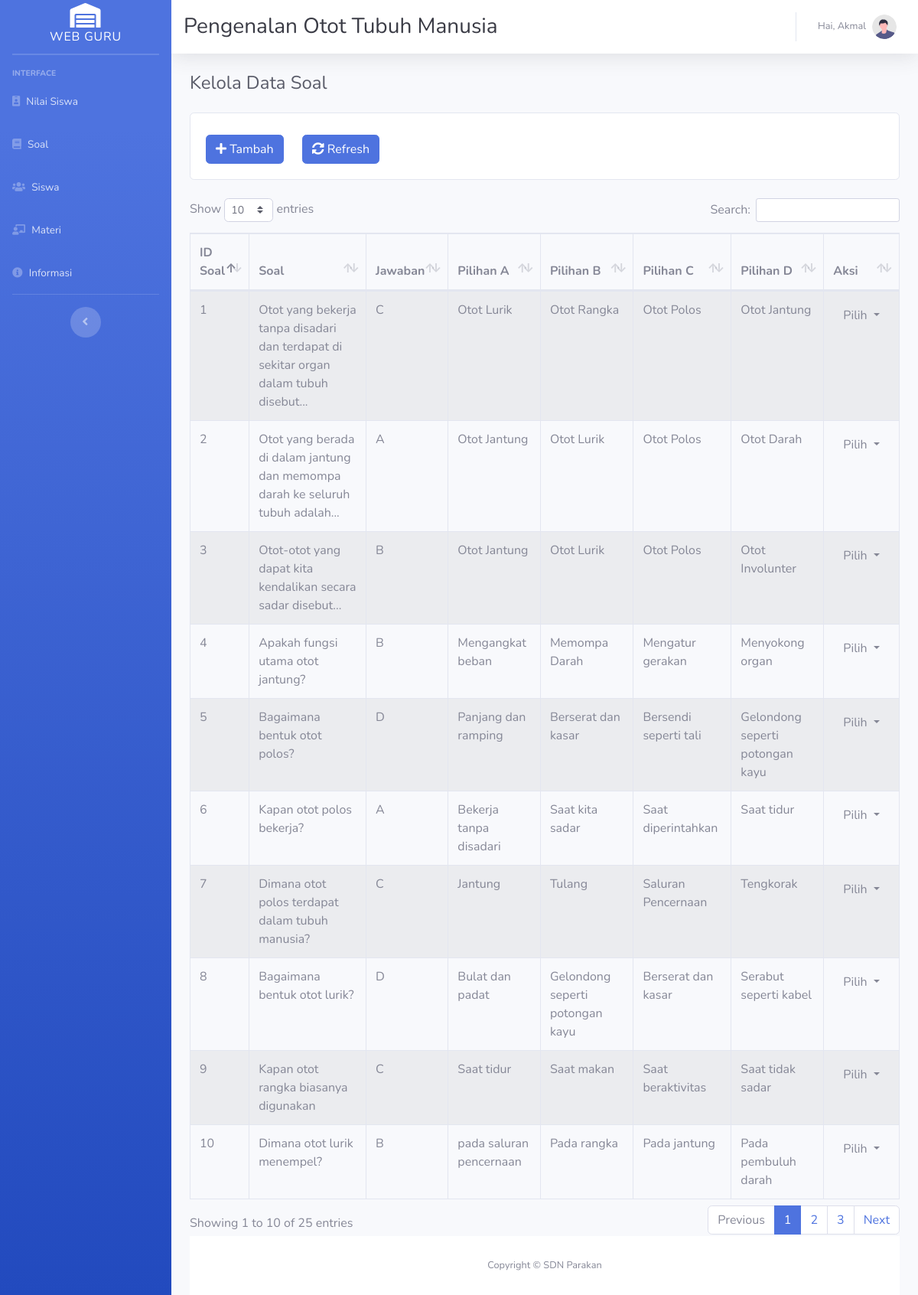
Page /pages/soal/index.php (signed in) on the committed database.
### tables this page shows
CREATE TABLE `soal` (
  `id_soal` int(11) NOT NULL,
  `nama_soal` varchar(255) DEFAULT NULL,
  `jawaban` varchar(1) DEFAULT NULL,
  `pilihan_a` varchar(255) DEFAULT NULL,
  `pilihan_b` varchar(255) DEFAULT NULL,
  `pilihan_c` varchar(255) DEFAULT NULL,
  `pilihan_d` varchar(255) DEFAULT NULL
);

### pages/soal/data-index.php (called while the page is built)
<?php
include('../../config/koneksi.php');
$query = "SELECT * FROM soal";
$hasil = mysqli_query($db, $query);
$data_soal = array();
while ($row = mysqli_fetch_assoc($hasil)) {
  $data_soal[] = $row;
}

### pages/soal/index.php (the view, shortened to what this page needs)
<?php include('../_partials/dashboard-top.php') ?>
<div id="wrapper">
<?php include('../_partials/dashboard-sidebar.php'); ?>
<div id="content-wrapper" class="d-flex flex-column">
<div id="content">
<?php include('../_partials/dashboard-topbar.php'); ?>
<div class="container-fluid">
<div class="d-sm-flex align-items-center justify-content-between mb-4">
<h1 class="h4 mb-0 text-gray-800">Kelola Data Soal</h1>
</div>
<?php include('_partials/menu.php') ?>
<?php include('data-index.php') ?>
<div class="table-responsive">
  <table class="table table-bordered table-striped table-condensed table-hover" id="datatable">
    <thead>
      <tr>
        <th>ID Soal</th>
        <th>Soal</th>
        <th>Jawaban</th>
        <th>Pilihan A</th>
        <th>Pilihan B</th>
        <th>Pilihan C</th>
        <th>Pilihan D</th>
        <th>Aksi</th>
      </tr>
    </thead>
    <tbody>
      <?php foreach ($data_soal as $soal) : ?>
      <tr>
        <td><?php echo $soal['id_soal'] ?></td>
        <td><?php echo $soal['nama_soal'] ?></td>
        <td><?php echo $soal['jawaban'] ?></td>
        <td><?php echo $soal['pilihan_a'] ?></td>
        <td><?php echo $soal['pilihan_b'] ?></td>
        <td><?php echo $soal['pilihan_c'] ?></td>
        <td><?php echo $soal['pilihan_d'] ?></td>
        <td>
          <div class="btn-group pull-right">
            <button type="button" class="btn btn-default btn-xs dropdown-toggle" data-toggle="dropdown" aria-expanded="true">
            <span class="caret">Pilih</span>
            </button>
          </div>
        </td>
      </tr>
      <?php endforeach ?>
    </tbody>
  </table>
</div>
<?php include('../_partials/dashboard-footer.php') ?>
<?php include('../_partials/dashboard-bottom.php') ?>

### pages/_partials/dashboard-top.php (shortened to what this page needs)
<!DOCTYPE html>
<html lang="en">
  <head>
    <link
      href="../../assets/vendor/fontawesome-free/css/all.min.css"
      rel="stylesheet"
      type="text/css"
    />
    <link rel="stylesheet" href="../../assets/vendor/datatables/dataTables.bootstrap4.min.css">
    <link href="../../assets/css/sb-admin-2.min.css" rel="stylesheet" />
  </head>
  <body id="page-top">

### pages/_partials/dashboard-sidebar.php
<ul
  class="navbar-nav bg-gradient-primary sidebar sidebar-dark accordion"
  id="accordionSidebar"
>
  <a
    class="sidebar-brand d-flex align-items-center justify-content-center"
    href="../dashboard/index.php"
  >
    <div class="sidebar-brand-icon">
      <i class="fas fa-warehouse"></i>
      <h6>Web Guru</h6>
    </div>
  </a>
  <hr class="sidebar-divider my-0" />
  <hr class="sidebar-divider" />
  <div class="sidebar-heading">Interface</div>
  <li class="nav-item">
    <a
      class="nav-link collapsed"
      href="../nilai"
    >
      <i class="fas fa-id-badge"></i>
      <span>Nilai Siswa</span>
    </a>
  </li>
  <li class="nav-item">
    <a
      class="nav-link collapsed"
      href="../soal"
    >
      <i class="fas fa-book"></i>
      <span>Soal</span>
    </a>
  </li>
  <li class="nav-item">
    <a
      class="nav-link collapsed"
      href="../siswa"
    >
      <i class="fas fa-users"></i>
      <span>Siswa</span>
    </a>
  </li>
  <li class="nav-item">
    <a
      class="nav-link collapsed"
      href="../materi"
    >
      <i class="fas fa-chalkboard-teacher"></i>
      <span>Materi</span>
    </a>
  </li>
  <li class="nav-item">
    <a
      class="nav-link collapsed"
      href="../informasi"
    >
    <i class="fas fa-info-circle"></i>
      <span>Informasi</span>
    </a>
  </li>
  <hr class="sidebar-divider d-none d-md-block" />
  <div class="text-center d-none d-md-inline">
    <button class="rounded-circle border-0" id="sidebarToggle"></button>
  </div>
</ul>

### pages/_partials/dashboard-topbar.php (shortened to what this page needs)
<nav
  class="navbar navbar-expand navbar-light bg-white topbar mb-4 static-top shadow"
>
  <h1 class="h3 mb-0 text-gray-900">Pengenalan Otot Tubuh Manusia</h1>
  <ul class="navbar-nav ml-auto">
    <li class="nav-item dropdown no-arrow">
      <a
        class="nav-link dropdown-toggle"
        href="#"
        id="userDropdown"
        role="button"
        data-toggle="dropdown"
        aria-haspopup="true"
        aria-expanded="false"
      >
        <span class="mr-2 d-none d-lg-inline text-gray-600 small"
          >Hai, <?php echo $_SESSION['user']['nama_user'] ?></span
        >
        <img class="img-profile rounded-circle" src="../../assets/img/undraw_profile.svg">
      </a>
    </li>
  </ul>
</nav>

### pages/soal/_partials/menu.php
<div class="card card-default">
  <div class="card-body">
    <div class="row">
      <div class="col-auto mt-2">
        <a href="create.php" class="btn btn-primary">
          <i class="fas fa-plus"></i> Tambah
        </a>
      </div>
      <div class="col-auto mt-2">
        <a href="#" class="btn btn-primary" onclick="window.location.reload();">
          <i class="fas fa-sync-alt"></i> Refresh
        </a>
      </div>
    </div>
  </div>
</div>
<br>

### pages/_partials/dashboard-footer.php
<footer class="sticky-footer bg-white">
  <div class="container my-auto">
    <div class="copyright text-center my-auto">
      <span>Copyright &copy; SDN Parakan</span>
    </div>
  </div>
</footer>

### pages/_partials/dashboard-bottom.php (shortened to what this page needs)
  </body>
</html>

### rows in the picture
soal: id_soal "1", nama_soal "Otot yang bekerja tanpa disadari dan terdapat di sekitar organ dalam tubuh disebut...", jawaban "C", pilihan_a "Otot Lurik", pilihan_b "Otot Rangka", pilihan_c "Otot Polos", pilihan_d "Otot Jantung"
soal: id_soal "2", nama_soal "Otot yang berada di dalam jantung dan memompa darah ke seluruh tubuh adalah...", jawaban "A", pilihan_a "Otot Jantung", pilihan_b "Otot Lurik", pilihan_c "Otot Polos", pilihan_d "Otot Darah"
soal: id_soal "3", nama_soal "Otot-otot yang dapat kita kendalikan secara sadar disebut...", jawaban "B", pilihan_a "Otot Jantung", pilihan_b "Otot Lurik", pilihan_c "Otot Polos", pilihan_d "Otot Involunter"
soal: id_soal "4", nama_soal "Apakah fungsi utama otot jantung?", jawaban "B", pilihan_a "Mengangkat beban", pilihan_b "Memompa Darah", pilihan_c "Mengatur gerakan", pilihan_d "Menyokong organ"
soal: id_soal "5", nama_soal "Bagaimana bentuk otot polos?", jawaban "D", pilihan_a "Panjang dan ramping", pilihan_b "Berserat dan kasar", pilihan_c "Bersendi seperti tali", pilihan_d "Gelondong seperti potongan kayu"
soal: id_soal "6", nama_soal "Kapan otot polos bekerja?", jawaban "A", pilihan_a "Bekerja tanpa disadari", pilihan_b "Saat kita sadar", pilihan_c "Saat diperintahkan", pilihan_d "Saat tidur"
soal: id_soal "7", nama_soal "Dimana otot polos terdapat dalam tubuh manusia?", jawaban "C", pilihan_a "Jantung", pilihan_b "Tulang", pilihan_c "Saluran Pencernaan", pilihan_d "Tengkorak"
soal: id_soal "8", nama_soal "Bagaimana bentuk otot lurik?", jawaban "D", pilihan_a "Bulat dan padat", pilihan_b "Gelondong seperti potongan kayu", pilihan_c "Berserat dan kasar", pilihan_d "Serabut seperti kabel"
soal: id_soal "9", nama_soal "Kapan otot rangka biasanya digunakan", jawaban "C", pilihan_a "Saat tidur", pilihan_b "Saat makan", pilihan_c "Saat beraktivitas", pilihan_d "Saat tidak sadar"
soal: id_soal "10", nama_soal "Dimana otot lurik menempel?", jawaban "B", pilihan_a "pada saluran pencernaan", pilihan_b "Pada rangka", pilihan_c "Pada jantung", pilihan_d "Pada pembuluh darah"

### other values in the picture
$_SESSION['user']['nama_user'] "Akmal"
